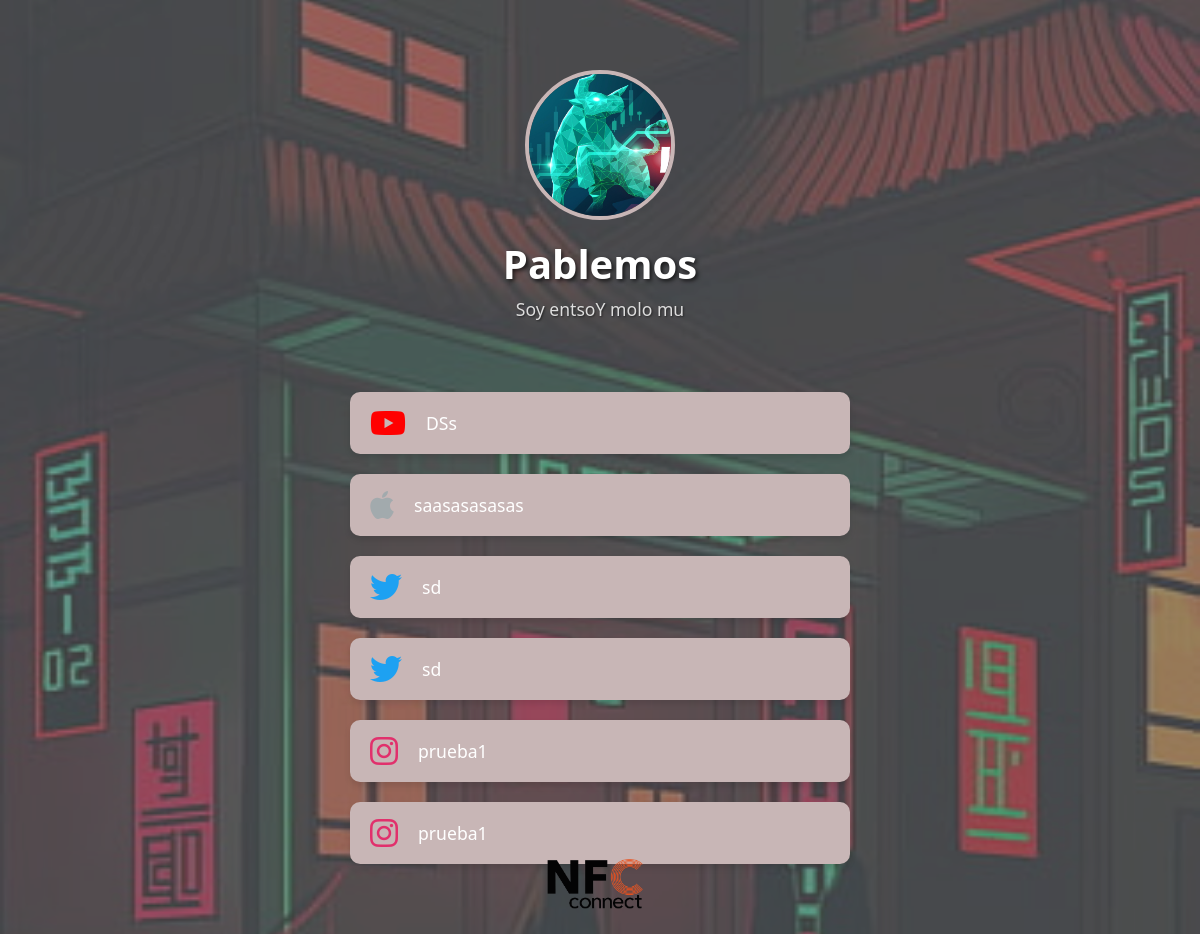
/linktree/Pablemos, run on an earlier commit of the app's database.
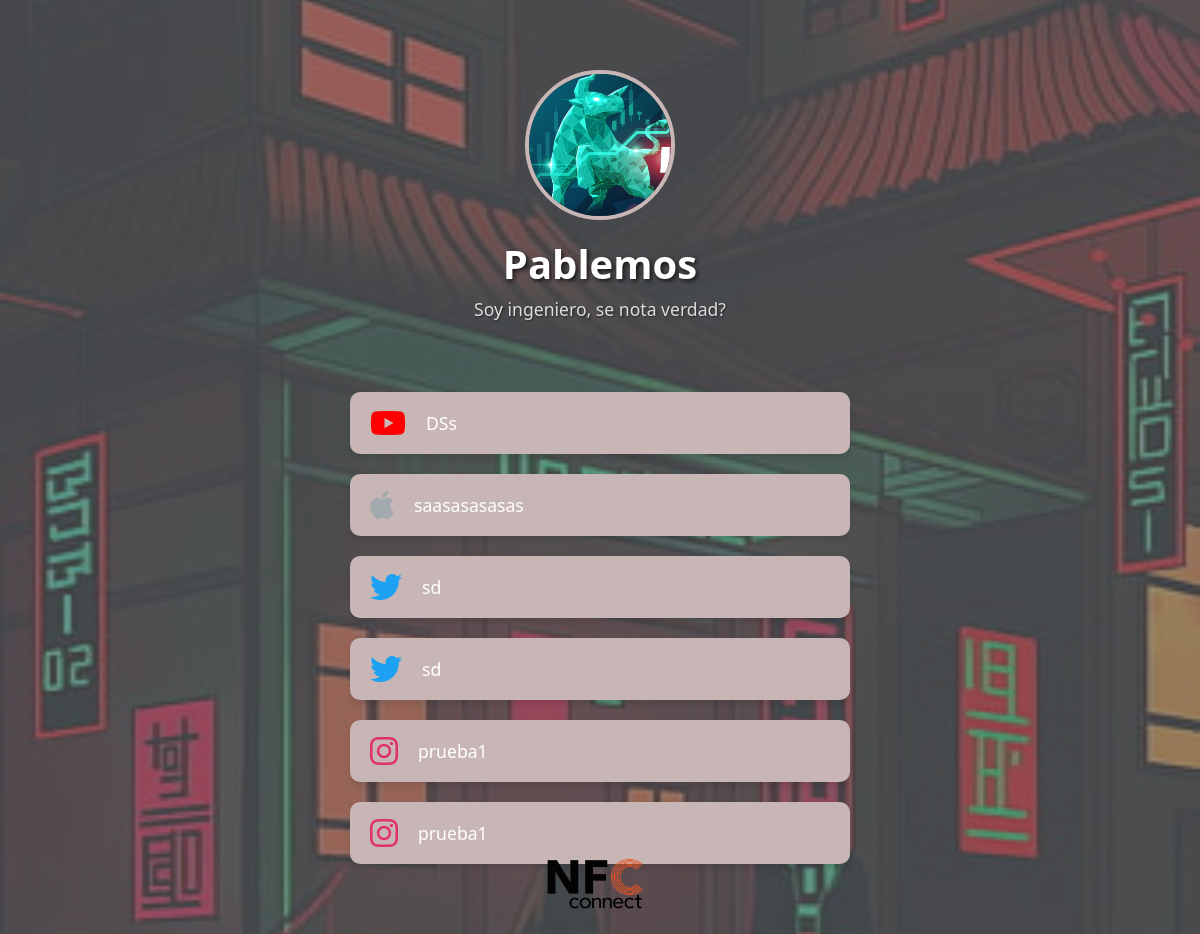
And on a later commit of the database.
### app/models.py (models this page shows, shortened)
class User(UserMixin, db.Model):
    __tablename__ = 'user'
    id = db.Column(db.Integer, primary_key=True)
    username = db.Column(db.String(150), unique=True, nullable=False)
    email = db.Column(db.String(150), unique=True, nullable=False)
    password_hash = db.Column(db.String(128), nullable=False)
    profile_image = db.Column(db.String(20), nullable=True, default='default.jpg')
    background_image = db.Column(db.String(50), nullable=True, default=None)
    background_video = db.Column(db.String(50), nullable=True, default=None)
    background_type = db.Column(db.String(10), nullable=False, default='image')  # Nuevo campo
    link_color = db.Column(db.String(7), default='#e94e1b')  # Nuevo campo para color de enlaces
    bio = db.Column(db.Text, nullable=True)
    date_joined = db.Column(db.DateTime, default=datetime.utcnow)
    is_admin = db.Column(db.Boolean, default=False)
    is_authorized = db.Column(db.Boolean, default=False)
    cart = db.relationship('Cart', backref='user', uselist=False, cascade="all, delete-orphan")
    user_links = db.relationship('UserLink', back_populates='owner', lazy='dynamic')

class UserLink(db.Model):
    __tablename__ = 'user_link'
    id = db.Column(db.Integer, primary_key=True)
    title = db.Column(db.String(150), nullable=False)
    url = db.Column(db.String(255), nullable=False)
    icon = db.Column(db.String(150), nullable=True)
    owner_id = db.Column(db.Integer, db.ForeignKey('user.id'), nullable=False)
    order = db.Column(db.Integer, nullable=False, default=0)
    clicks = db.Column(db.Integer, nullable=False, default=0)
    owner = db.relationship('User', back_populates='user_links')
    click_logs = db.relationship('ClickLog', back_populates='link', lazy='dynamic', cascade="all, delete-orphan")

### app/routes.py (the view)
@app.route('/linktree/<username>')
def user_links_page(username):
    user = User.query.filter_by(username=username).first_or_404()
    links = UserLink.query.filter_by(owner=user).order_by(UserLink.order).all()
    return render_template('user_links.html', user=user, links=links)

### app/routes.py (called while the page is built)
@app.before_request
def parse_url():
    path = request.path
    g.lang_code = 'en'
    if path.startswith('/es'):
        g.lang_code = 'es'
    elif path.startswith('/en'):
        if len(path) == 3:
            return redirect('/', code=301)
        path = path[3:]
        return redirect(path, code=301)
    return None

@app.context_processor
def inject_logout_form():
    logout_form = LogoutForm()
    return dict(logout_form=logout_form)

@app.context_processor
def inject_add_to_cart_form():
    form = AddToCartForm()
    return dict(add_to_cart_form=form)

### app/templates/user_links.html (shortened to what this page needs)
<!DOCTYPE html>
<html lang="es">
<head>
    <link href="https://cdn.jsdelivr.net/npm/bootstrap@5.1.3/dist/css/bootstrap.min.css" rel="stylesheet">
    <link rel="stylesheet" href="https://cdnjs.cloudflare.com/ajax/libs/font-awesome/6.4.0/css/all.min.css">
</head>
<body>
    <div class="overlay"></div>
    {% if user.background_type == 'video' and user.background_video and user.background_video.endswith(('.mp4', '.mov', '.avi')) %}
    <video class="background-media" autoplay loop muted>
        <source src="{{ url_for('static', filename='video/backgrounds/' ~ user.background_video) }}" type="video/mp4">
        Tu navegador no soporta videos.
    </video>
    {% elif user.background_type == 'image' and user.background_image and user.background_image.endswith(('.jpg', '.jpeg', '.png', '.gif')) %}
    <img src="{{ url_for('static', filename='img/backgrounds/' ~ user.background_image) }}" alt="Background Image" class="background-media">
    {% else %}
    <img src="{{ url_for('static', filename='img/default_background.jpg') }}" alt="Default Background" class="background-media">
    {% endif %}
    <div class="profile-header">
        {% if user.profile_image %}
            <img src="{{ url_for('static', filename='img/profile_pics/' ~ user.profile_image) }}" alt="{{ user.username }}'s Profile Picture" class="profile-picture">
        {% else %}
            <img src="{{ url_for('static', filename='img/profile_pics/default.jpg') }}" alt="Default Profile Picture" class="profile-picture">
        {% endif %}
        <h1 class="username">{{ user.username }}</h1>
        {% if user.bio %}
            <p class="bio">{{ user.bio }}</p>
        {% endif %}
    </div>
    <div class="links-container">
        {% if links %}
            {% for link in links %}
                <div class="link-item">
                    <a href="{{ url_for('go_link', link_id=link.id) }}" target="_blank" class="btn link-button" aria-label="Abrir {{ link.title }}">
                        {% if link.icon %}
                            <i class="{{ link.icon }}"></i>
                        {% else %}
                            <i class="fa-solid fa-link"></i>
                        {% endif %}
                        {{ link.title }}
                    </a>
                </div>
            {% endfor %}
        {% else %}
            <p class="text-center text-muted">Este usuario no ha agregado enlaces aún.</p>
        {% endif %}
    </div>
    <div class="watermark">
        <img src="{{ url_for('static', filename='nfc_connect_logo.png') }}" alt="Watermark" style="padding-bottom: 10px; height: 60px; width: auto;">
    </div>
</body>
</html>

What changed in the data, as far as the page shows it:
changed User "Pablemos": bio "Soy entsoY molo mu" → "Soy ingeniero, se nota verdad?"
